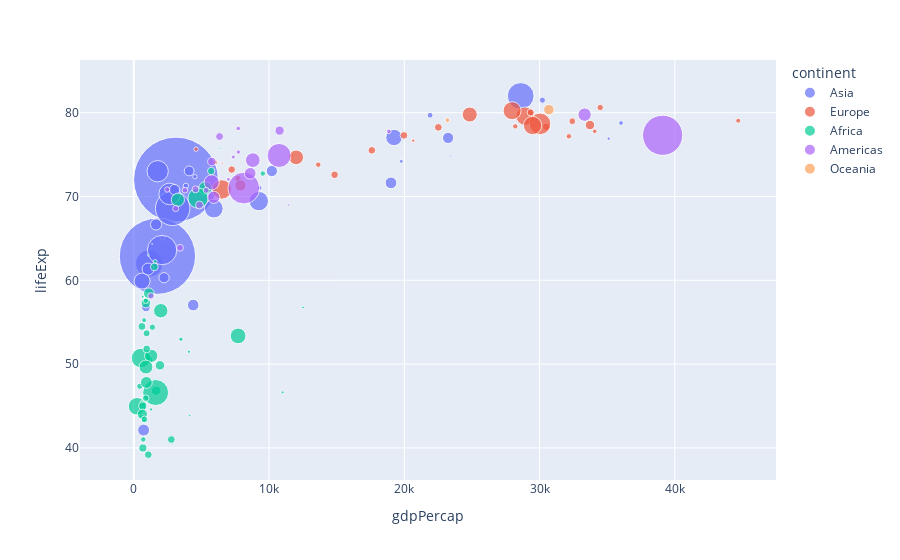

The code cell stored with this chart in its notebook:
### Code cell
# 冒泡散点图
gapminder_2002 = gapminder[gapminder.year == 2002]
px.scatter(gapminder_2002,
            x = 'gdpPercap',
            y = 'lifeExp',
            color = 'continent',
            size = 'pop',
            size_max = 60)
